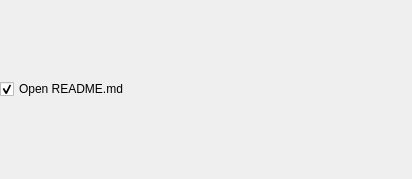
<?xml version="1.0" encoding="UTF-8"?>
<ui version="4.0">
 <class>ReadMeCheckBoxForm</class>
 <widget class="QWidget" name="ReadMeCheckBoxForm">
  <property name="geometry">
   <rect>
    <x>0</x>
    <y>0</y>
    <width>412</width>
    <height>179</height>
   </rect>
  </property>
  <layout class="QVBoxLayout" name="verticalLayout">
   <property name="margin">
    <number>0</number>
   </property>
   <item>
    <widget class="QCheckBox" name="readMeCheckBox">
     <property name="text">
      <string>Open README.md</string>
     </property>
     <property name="checked">
      <bool>true</bool>
     </property>
     <property name="tristate">
      <bool>false</bool>
     </property>
    </widget>
   </item>
  </layout>
 </widget>
 <resources/>
 <connections/>
</ui>
